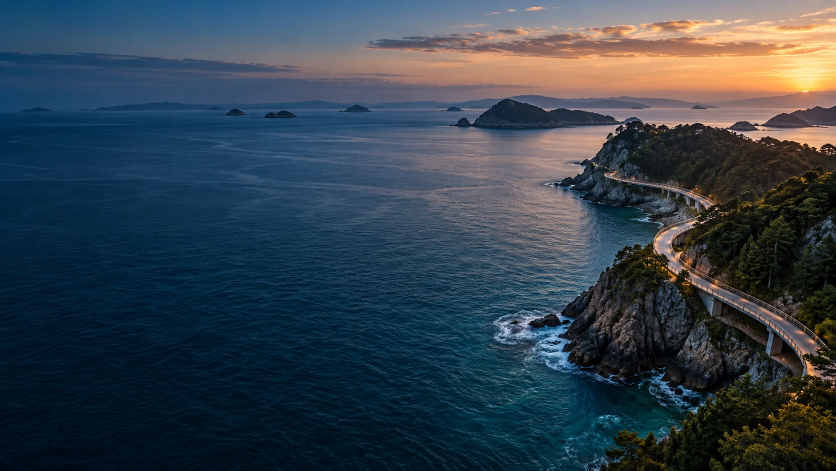
#> input picture docs/media/wave-cinematic-v3/images/hero-coast.webp, 1672 x 941 px (shown at 1/2 size)
$ python render-coast.py
#> lines starting #> are read from the running program, lines starting #| are printed output that depends on the picture
"""Animate only the safe open-water area of the generated WAVE coast image.

This is photo-based displacement animation, not filmed or video-model footage.
Camera, land, promenade and sky stay fixed. No third-party footage is used.
Python + numpy + scipy + Pillow + FFmpeg. A reproducible 8 s mathematical loop.
"""
from pathlib import Path
import subprocess, math
import numpy as np
from PIL import Image
from scipy.ndimage import map_coordinates

ROOT=Path(__file__).resolve().parents[1]
W,H,FPS,SECONDS=1280,720,24,8
base=np.asarray(Image.open(ROOT/'images/hero-coast.webp').convert('RGB').resize((W,H),Image.Resampling.LANCZOS),dtype='float32')
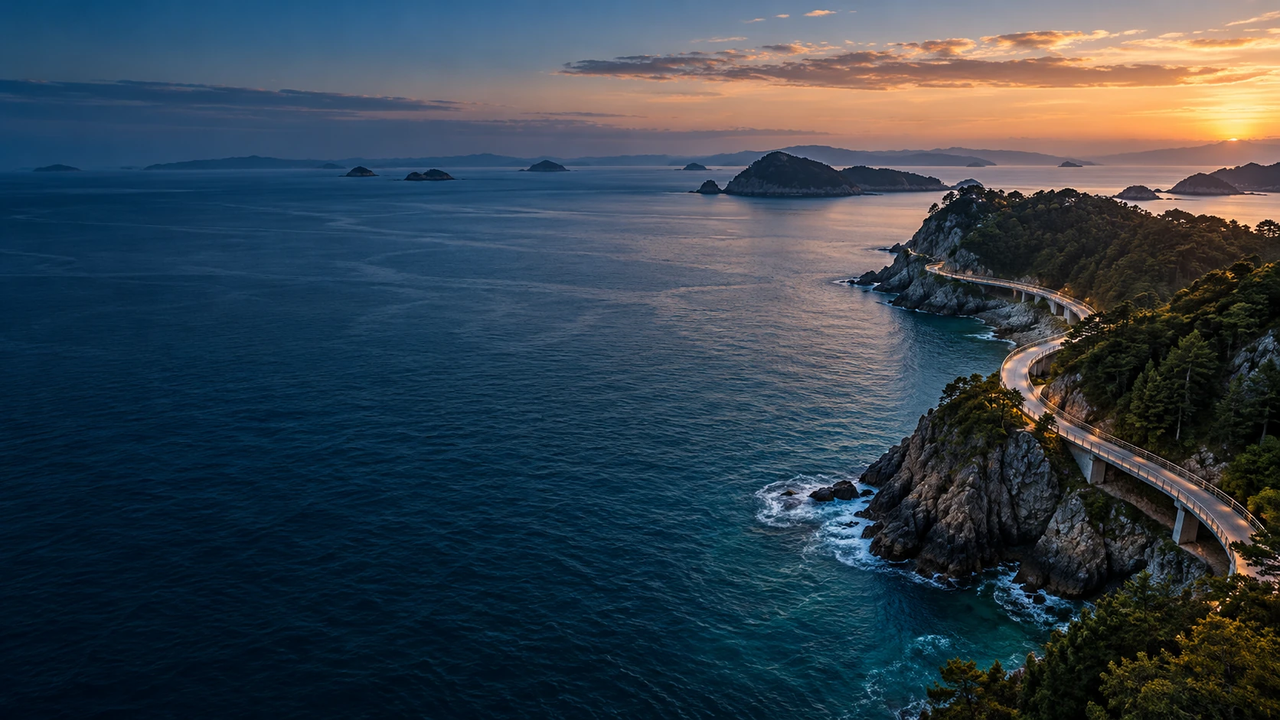
#> base: shape (720, 1280, 3) float32; mean R, G, B 52.5, 65.8, 76.7
y,x=np.mgrid[0:H,0:W].astype('float32'); xn=x/W;yn=y/H
def smooth(a):
    a=np.clip(a,0,1);return a*a*(3-2*a)
# Mask stays away from the headland and the distant islands.
mask=smooth((yn-.34)/.16)*smooth((.66-xn)/.16)
def frame(t):
    phase=math.tau*t/SECONDS
    dx=mask*(2.8*np.sin(yn*65+xn*18-phase)+1.2*np.sin(yn*146-xn*31-2*phase))
    dy=mask*(1.5*np.sin(xn*41+yn*35-phase)+.6*np.sin(yn*119+xn*62-3*phase))
    coords=np.array([np.clip(y+dy,0,H-1),np.clip(x+dx,0,W-1)])
    rgb=np.stack([map_coordinates(base[:,:,c],coords,order=1,mode='nearest',prefilter=False) for c in range(3)],axis=-1)
    shimmer=1+mask*.024*np.sin(yn*125+xn*29-2*phase)
    return np.clip(rgb*shimmer[:,:,None],0,255).astype('uint8')
if __name__=='__main__':
    out=ROOT/'video/hero-water-loop.mp4'
#> (the run stopped early here; a loop or call above may not have finished)

$ run again, with docs/media/wave-cinematic-v3/images/harbor-closing.webp copied over docs/media/wave-cinematic-v3/images/hero-coast.webp
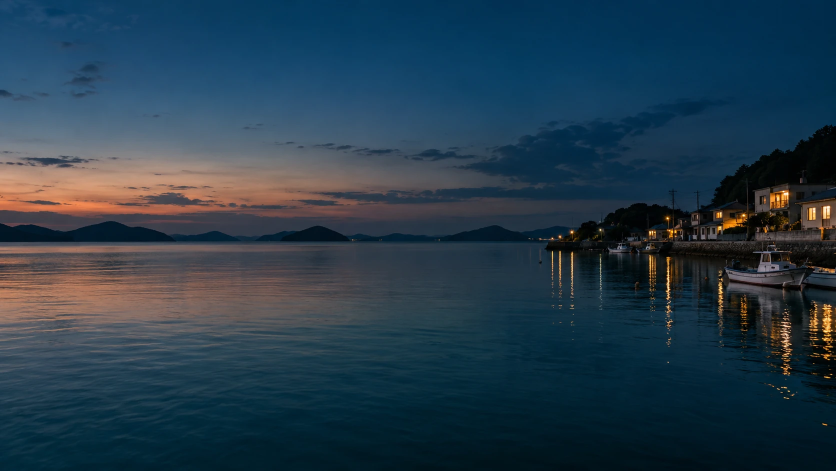
#> input picture docs/media/wave-cinematic-v3/images/harbor-closing.webp, 1672 x 941 px (shown at 1/2 size)
#> `base=np.asarray(Image.open(ROOT/'images/hero-coast.webp').convert('RGB..`:
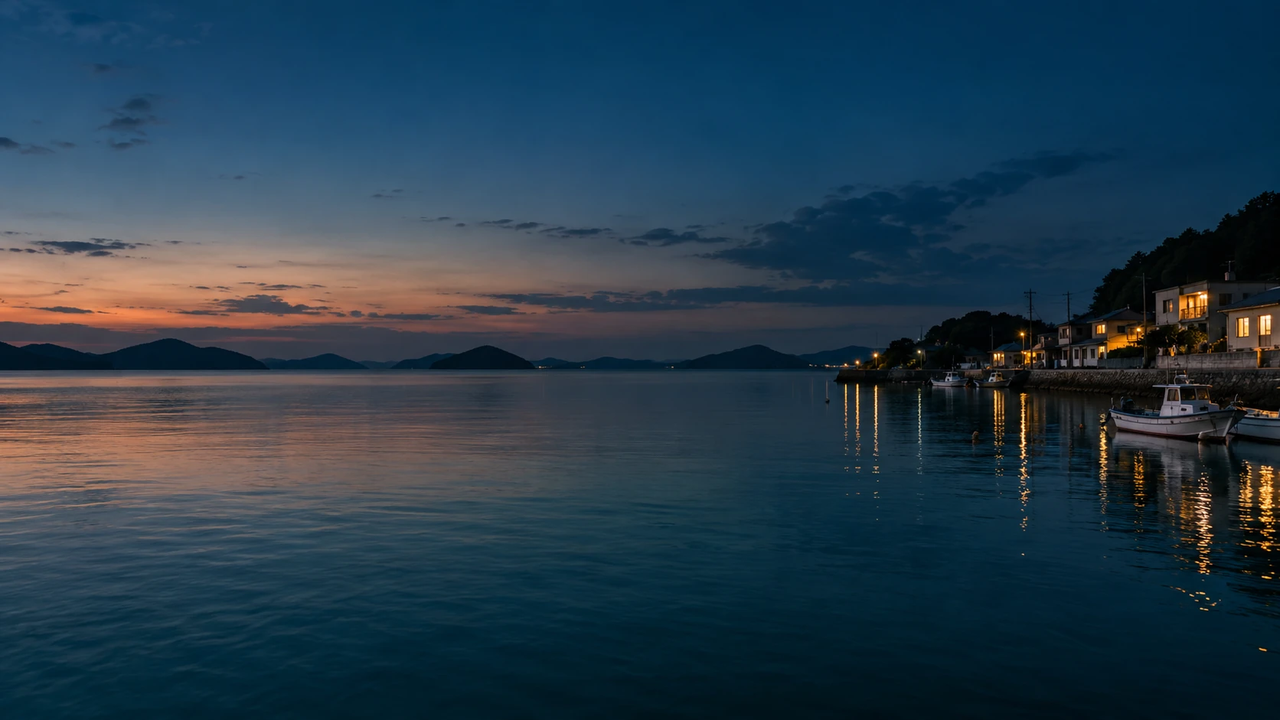
#> base: shape (720, 1280, 3) float32; mean R, G, B 37.3, 59.2, 74.4
